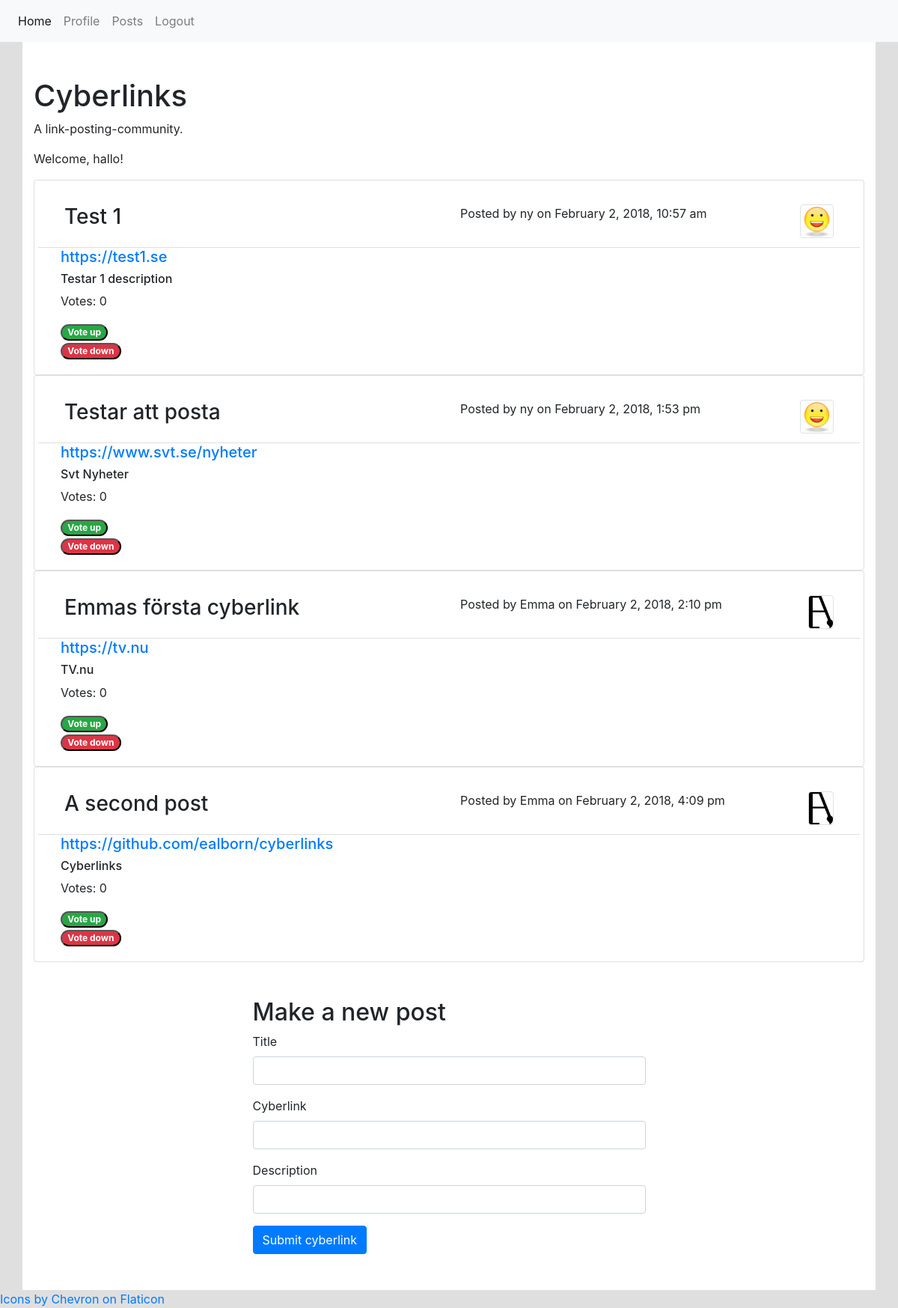
The app's page / (signed in) with its own data.
### tables this page shows
CREATE TABLE "Entry" (
	`entry_id`	INTEGER NOT NULL PRIMARY KEY AUTOINCREMENT UNIQUE,
	`title`	TEXT NOT NULL,
	`description`	TEXT NOT NULL,
	`link`	TEXT NOT NULL,
	`post_date`	TEXT NOT NULL,
	`poster`	TEXT NOT NULL
);

### app/config.php (called while the page is built, shortened)
<?php
return [
    'title' => 'Cyberlinks',
    'database_path' => sprintf('sqlite:%s/database/data1.db', __DIR__),
];

### app/autoload.php (called while the page is built, shortened)
<?php
$config = require __DIR__.'/config.php';

### index.php (the view, shortened to what this page needs)
<?php
require __DIR__.'/views/header.php';
$message = $_SESSION['message'] ?? '';
?>
<article>
  <h1><?php echo $config['title']; ?></h1>
  <p>A link-posting-community.</p>
  <?php if ($message !== ''): ?>
    <p><?php echo $message; ?></p>
  <?php endif; ?>
</article>
  <?php
  $stmt = $pdo->prepare("SELECT Entry.*, User.user_id, User.username, User.avatar, Votes.* FROM Entry JOIN User ON Entry.poster=User.username JOIN Votes ON Votes.vote_id=Entry.entry_id ORDER BY score DESC");
  $stmt->execute();
  $entries = $stmt->fetchAll(PDO::FETCH_ASSOC);
  foreach ($entries as $entry) {
    $title = $entry['title'];
    $link = $entry['link'];
    $description = $entry['description'];
    $post_date = $entry['post_date'];
    $avatar = $entry['avatar'];
    $username = $entry['username'];?>
  <div class="card">
    <div class="card-body">
        <div class="card-header row">
          <div class="col-6">
            <h3 class=""><?php echo $title ?></h3>
          </div>
          <div class="col">
            <img src="uploads/<?php echo $avatar; ?>" class="img-thumbnail mini float-right">
            <p class=""><?php echo "Posted by ".$username. " on ".$post_date; ?></p>
          </div>
        </div>
          <h5 class="col-6"><a href="<?php echo $link; ?>" target="_blank"> <?php echo $entry['link']; ?></a></h5>
          <h6 class="col-6"><?php echo $description ?></h6>
          <p class="col-6"><?php echo "Votes: ".$entry['score']?></p>
          <div class="container">
            <div class="row col-6">
              <form action="/app/auth/upVote.php" method="post">
                <button type="submit" class="badge badge-pill badge-success" name="upv">Vote up</button>
              </form>
            </div>
            <div class="row col-6">
              <form action="/app/auth/downVote.php" method="post">
                <button type="submit" class="badge badge-pill badge-danger" name="downv">Vote down</button>
              </form>
            </div>
          </div>
      </div>
  </div>
  <?php
}
?>
<?php if (isset($_SESSION['userSession'])) {
  require __DIR__.'/newpost.php';
} else {
  echo "You need to log in to post.";?>
  <a href="/login.php">Log in here</a>
  <?php
}
require __DIR__.'/views/footer.php';
?>
<a href="https://www.flaticon.com/search?word=chevron">Icons by Chevron on Flaticon</a>

### assets/styles/main.css (style rules this page uses)
body { background-color: #dfdfdf; }
.container { background-color: white; }
.img-thumbnail { max-width:100px; max-height:100px; width: auto; height: auto; }
.mini { max-width:45px; max-height:45px; padding: 0; }
.card-header { background-color: white; }

### records on screen
entry: title "Test 1", username "ny", post_date "February 2, 2018, 10:57 am", link "https://test1.se", description "Testar 1 description", score "0"
entry: title "Testar att posta", username "ny", post_date "February 2, 2018, 1:53 pm", link "https://www.svt.se/nyheter", description "Svt Nyheter", score "0"
entry: title "Emmas första cyberlink", username "Emma", post_date "February 2, 2018, 2:10 pm", link "https://tv.nu", description "TV.nu", score "0"
entry: title "A second post", username "Emma", post_date "February 2, 2018, 4:09 pm", link "https://github.com/ealborn/cyberlinks", description "Cyberlinks", score "0"

### other values on screen
$config['title'] "Cyberlinks"
$message "Welcome, hallo!"
